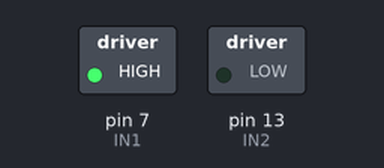
The program below on a simulated Raspberry Pi (header pin numbers). On the bench: switched loads named in the program (green lamp = pin HIGH).

Above: at 0.1 s.
Timing chart, 0 to 1.6 s (numbered marks = the images above):
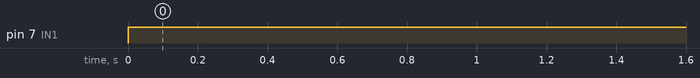

Measured:
- by itself, pin 7 (IN1): LOW → HIGH at 0.00 s

The program:

Ansteuerung_Versuch_RasPi.py
```python
import RPi.GPIO as GPIO
import time

# GPIO Pins für Motorsteuerung
IN1 = 7
IN2 = 13

# Initialisiere GPIO Pins
GPIO.setmode(GPIO.BOARD)

# Festlegen der GPIO-Pins zu den L293D Input-Pins als Ausgang
GPIO.setup(IN1, GPIO.OUT)
GPIO.setup(IN2, GPIO.OUT)

try:
    while True:
        GPIO.output(IN1, GPIO.HIGH)
        GPIO.output(IN2, GPIO.LOW)

except KeyboardInterrupt:
    GPIO.output(IN1, GPIO.LOW)
    GPIO.output(IN2, GPIO.LOW)
    GPIO.cleanup()
```
